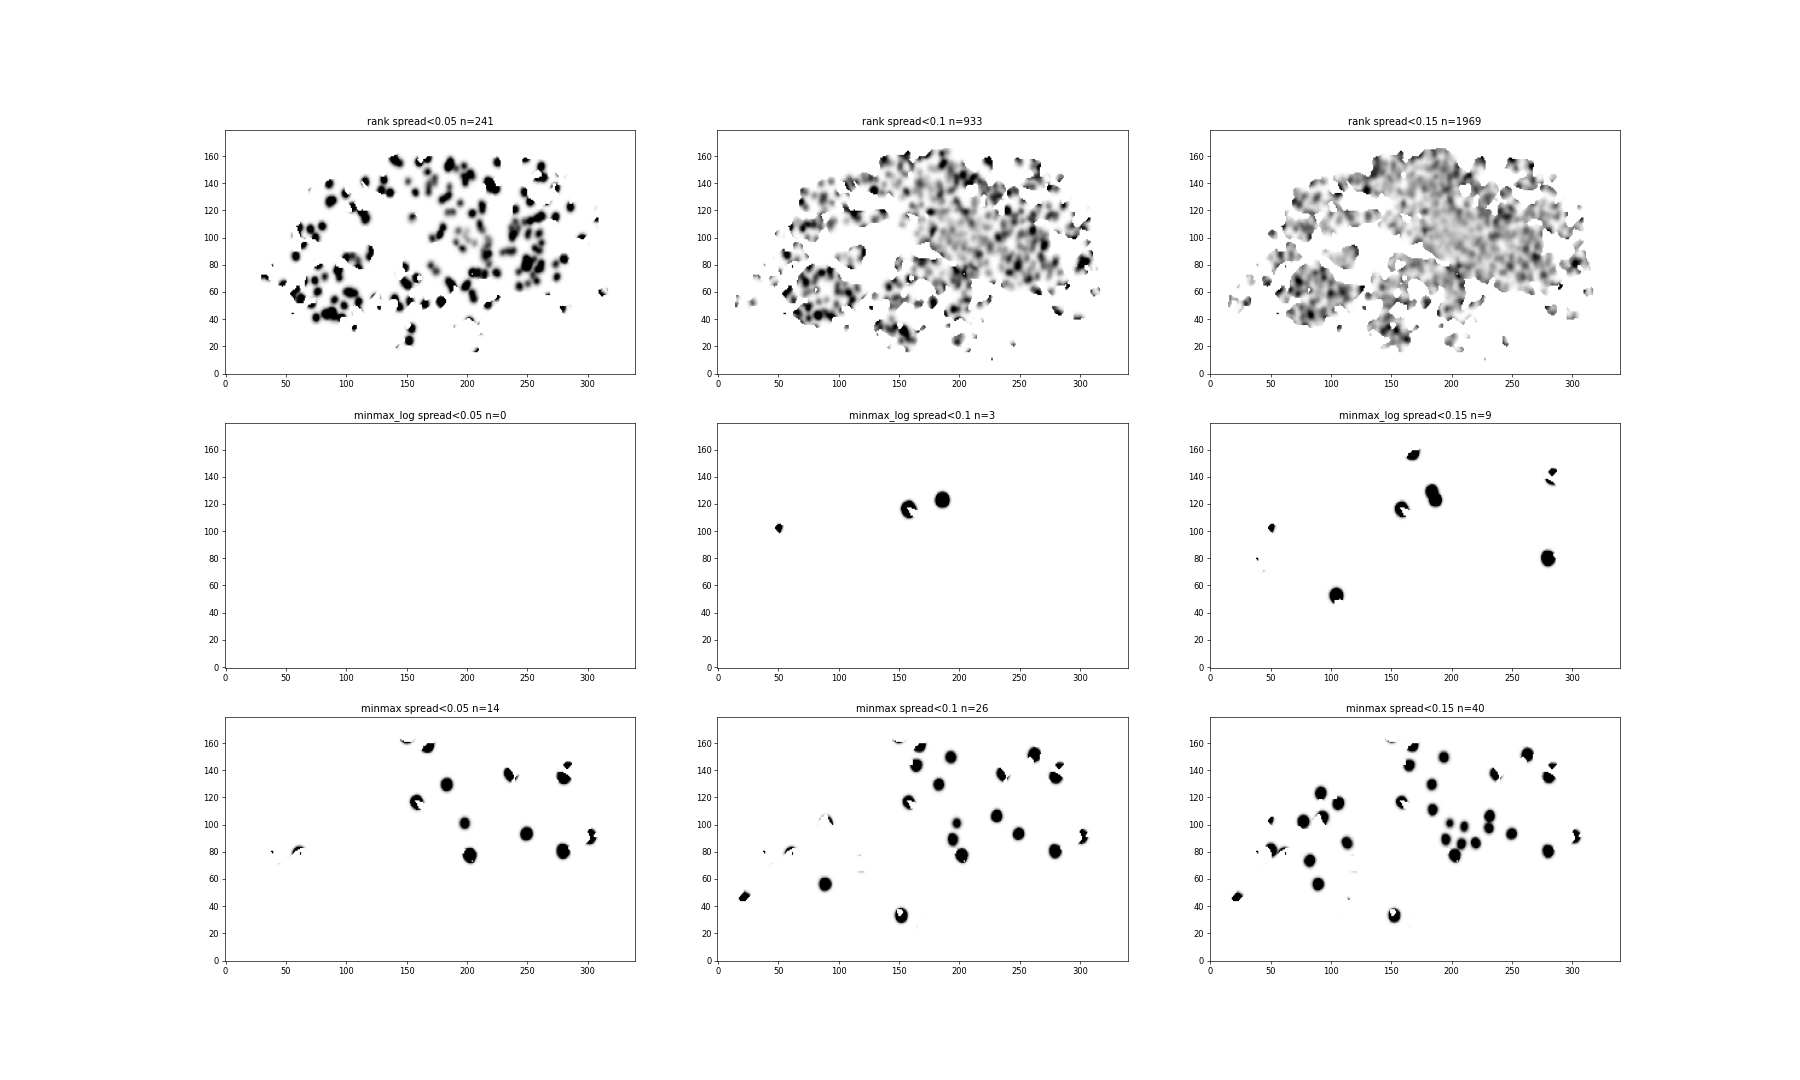

Reproduce this figure in Python.
import numpy as np
import pandas as pd
import matplotlib.pyplot as plt
from scipy.ndimage import gaussian_filter

df = pd.read_csv('paris_listings.csv')
cols = ['price', 'review_scores_rating', 'number_of_reviews']

X = df[cols].copy()
X['price'] = np.log(X.price)
X['number_of_reviews'] = np.log1p(X.number_of_reviews)
scales = {
    'rank': df[cols].rank(pct=True),
    'minmax_log': (X - X.min()) / (X.max() - X.min()),
    'minmax': (df[cols] - df[cols].min()) / (df[cols].max() - df[cols].min()),
}

bx = np.linspace(2.25, 2.42, 341)
by = np.linspace(48.815, 48.905, 181)
allh, _, _ = np.histogram2d(df.longitude, df.latitude, bins=[bx, by])
allh = gaussian_filter(allh, 2)

fig, ax = plt.subplots(3, 3, figsize=(30, 18))
for i, (name, s) in enumerate(scales.items()):
    spread = (s.max(axis=1) - s.min(axis=1)).values
    for j, t in enumerate([0.05, 0.1, 0.15]):
        m = spread < t
        h, _, _ = np.histogram2d(df.longitude[m], df.latitude[m], bins=[bx, by])
        h = gaussian_filter(h, 2)
        r = np.where(allh > 0.5, h / (allh + 1e-9), 0) / m.mean()
        ax[i, j].imshow(r.T, origin='lower', cmap='gray_r', vmin=0, vmax=3, aspect='auto')
        ax[i, j].set_title(f'{name} spread<{t} n={m.sum()}')
plt.savefig('ratio_map.png', dpi=60)
